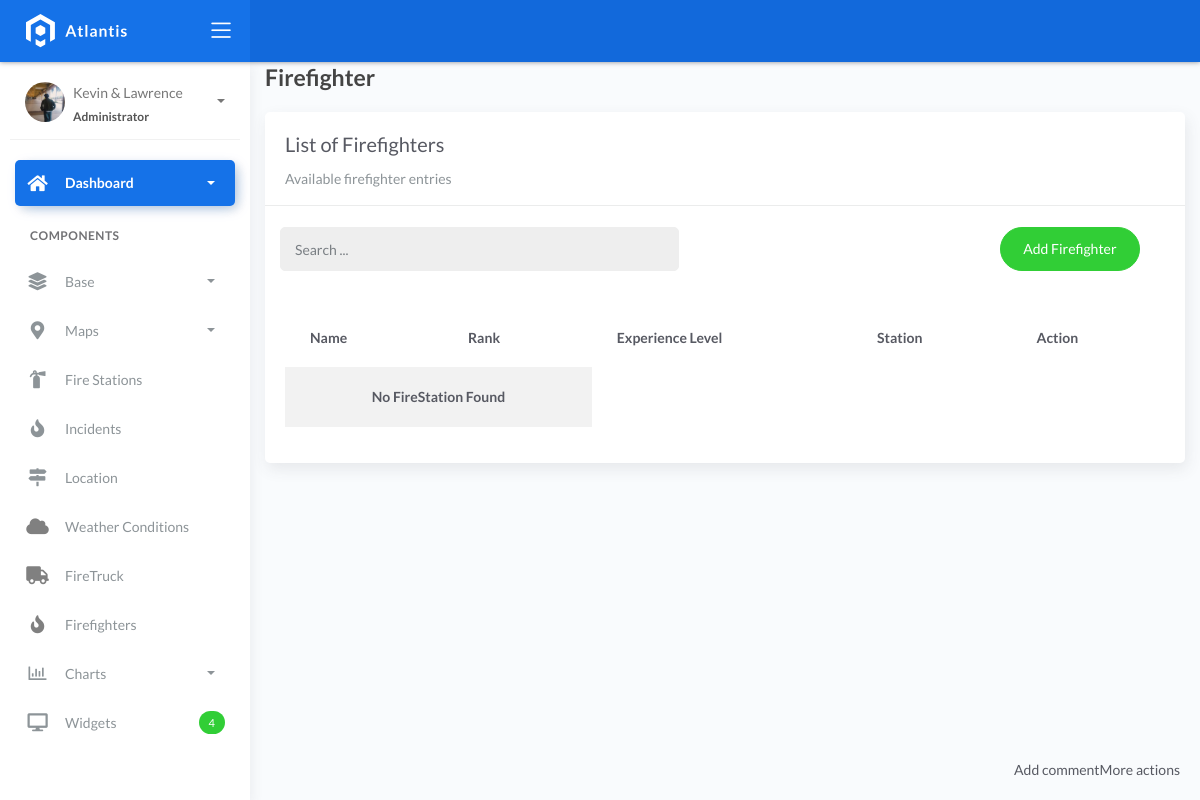
Page /firefighters/ on the earlier database version.
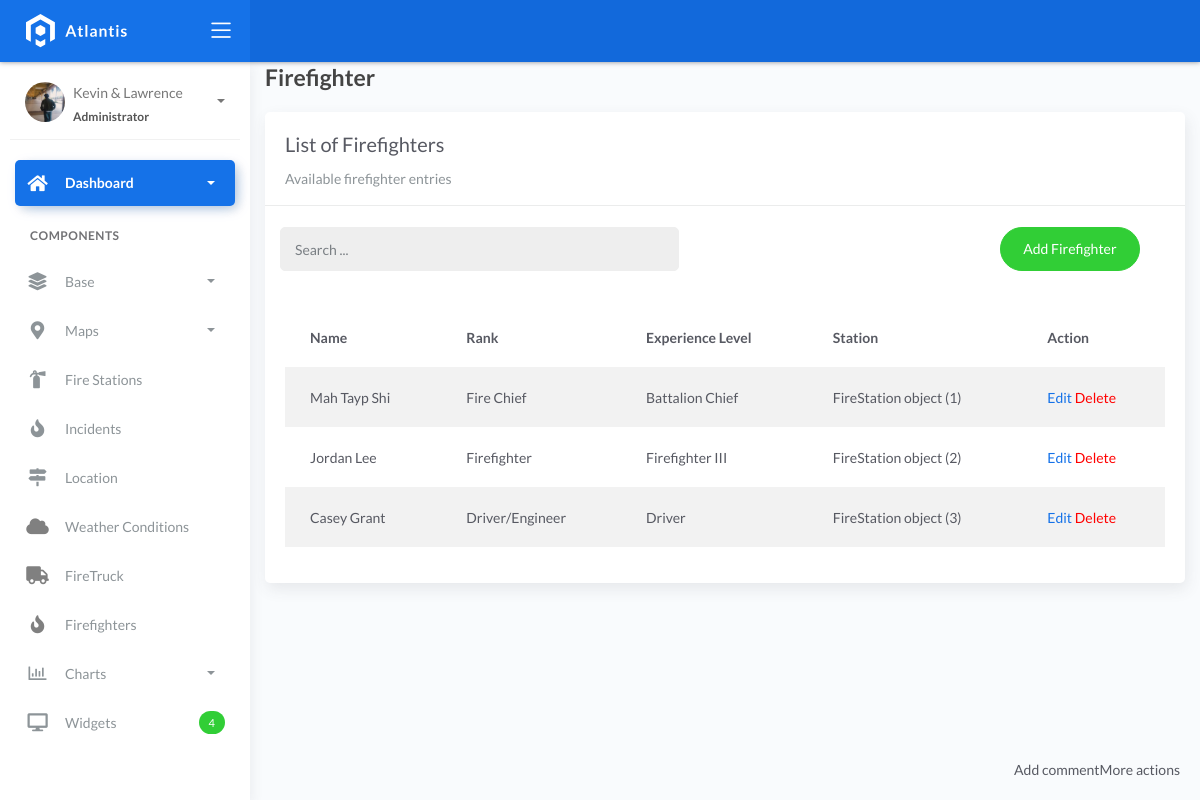
Same page on the later database version.
### fire/models.py (models this page shows)
class BaseModel(models.Model):
    created_at = models.DateTimeField(auto_now_add=True, db_index=True)
    updated_at = models.DateTimeField(auto_now=True)
    class Meta:
        abstract = True

class Firefighters(BaseModel):
    XP_CHOICES = (
        ('Probationary Firefighter', 'Probationary Firefighter'),
        ('Firefighter I', 'Firefighter I'),
        ('Firefighter II', 'Firefighter II'),
        ('Firefighter III', 'Firefighter III'),
        ('Driver', 'Driver'),
        ('Captain', 'Captain'),
        ('Battalion Chief', 'Battalion Chief'),)
    name = models.CharField(max_length=150)
    rank = models.CharField(max_length=150)
    experience_level = models.CharField(max_length=150, choices=XP_CHOICES)
    station = models.ForeignKey(FireStation, on_delete=models.SET_NULL, null=True, blank=True)

class FireStation(BaseModel):
    name = models.CharField(max_length=150)
    latitude = models.DecimalField(
        max_digits=22, decimal_places=16, null=True, blank=True)
    longitude = models.DecimalField(
        max_digits=22, decimal_places=16, null=True, blank=True)
    address = models.CharField(max_length=150)
    city = models.CharField(max_length=150)  # can be in separate table
    country = models.CharField(max_length=150)  # can be in separate table

### fire/views.py (the view)
# urls.py: path('firefighters/', FirefightersListView.as_view(), name='firefighters-list'),
class FirefightersListView(ListView):
    model = Firefighters
    context_object_name = 'firefighters'
    template_name = 'firefighter_list.html'
    paginate_by = 10
    def get_queryset(self, *args, **kwargs):
        qs = super().get_queryset(*args, **kwargs)
        query = self.request.GET.get("q")
        if query:
            qs = qs.filter(Q(name__icontains=query))
        return qs

### templates/firefighter_list.html (shortened to what this page needs)
{% extends 'base.html' %}
{% load static %}
{% block content %}
<div class="content">
    <div class="container-fluid">
        <h4 class="page-title">Firefighter</h4>
        <div class="row">
            <div class="col-md-12">
                <div class="card">
                    <div class="card-header">
                        <div class="card-title">List of Firefighters</div>
                        <div class="card-category">Available firefighter entries</div>
                    </div>
                    <br />
                    <div class="col-md-12 row">
                        <div class="col-md-6">
                            <form class="navbar-left navbar-form nav-search mr-md-3" action="{% url 'firefighters-list' %}" method="get">
                                <div class="input-group">
                                    <input type="text" placeholder="Search ..." class="form-control" name="q"/>
                                    <div class="input-group-append">
                                        <span class="input-group-text">
                                        </span>
                                    </div>
                                </div>
                            </form>
                        </div>
                        <div class="col-md-6">
                            <div class="pull-right">
                                <a href="{% url 'firefighters-add'%}" class="btn btn-success btn-rounded">Add Firefighter</a>
                            </div>
                        </div>
                    </div>
                    <div class="card-body">
                        <table class="table table-striped mt-3">
                            <thead>
                                <tr>
                                    <th scope="col">Name</th>
                                    <th scope="col">Rank</th>
                                    <th scope="col">Experience Level</th>
                                    <th scope="col">Station</th>
                                    <th scope="col">Action</th>
                                </tr>
                            </thead>
                            <tbody>
                                {% for object in object_list %}
                                <tr>
                                    <td>{{ object.name }}</td>
                                    <td>{{ object.rank }}</td>
                                    <td>{{ object.experience_level  }}</td>
                                    <td>{{ object.station }}</td>
                                    <td>
                                        <a href="{% url 'firefighters-update' object.pk %}">Edit</a>
                                        <a style="color: red;"  href="{% url 'firefighters-delete' object.pk %}">Delete</a>
                                    </td>
                                </tr>
                                {% empty %}
                                <tr>
                                    <td colspan="2" style="text-align: center;">
                                        <p class="text-sm font-weight-bold mb-0">No FireStation Found</p>
                                    </td>
                                </tr>
                                {% endfor %}
                            </tbody>
                        </table>
                    </div>
                </div>
            </div>
        </div>
    </div>
</div>
{% endblock %}

Differences in the rows shown:
added Firefighters: name "Mah Tayp Shi", rank "Fire Chief", experience_level "Battalion Chief", station "FireStation object (1)"
added Firefighters: name "Jordan Lee", rank "Firefighter", experience_level "Firefighter III", station "FireStation object (2)"
added Firefighters: name "Casey Grant", rank "Driver/Engineer", experience_level "Driver", station "FireStation object (3)"
Other differences:
text no longer shown: "No FireStation Found"
